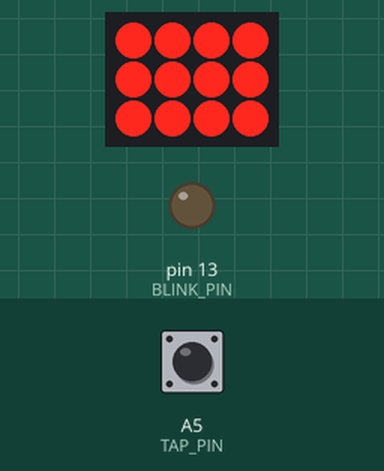
The sketch below on a simulated Arduino Uno, built with avr-gcc and run on an emulated ATmega328P. Shown: 4×3 LED matrix, output pins drawn as LEDs (lit = HIGH). Wiring (inferred from the names in the program): LED matrix (orientation assumed): rows pin 2, pin 3, pin 4; columns pin 9, pin 10, pin 11, pin 12. Inputs (shaded band) come from the test bench; at power-on: A5 (TAP_PIN) LOW. Random numbers use the default seed unless the sketch sets one; pins used as bus, display or sensor lines are not drawn.

Above: at 1.9 s.
2.0 s: A5 (TAP_PIN) driven HIGH
At 2.6 s:
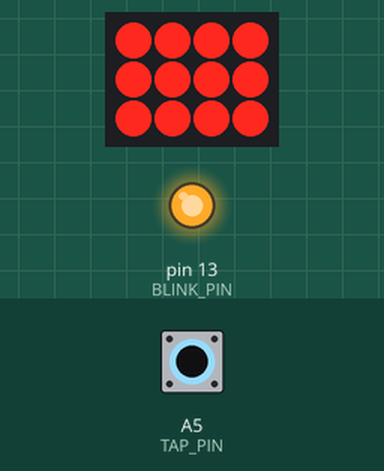
3.5 s: A5 (TAP_PIN) driven LOW
9.3 s: A5 (TAP_PIN) driven HIGH
At 9.9 s:
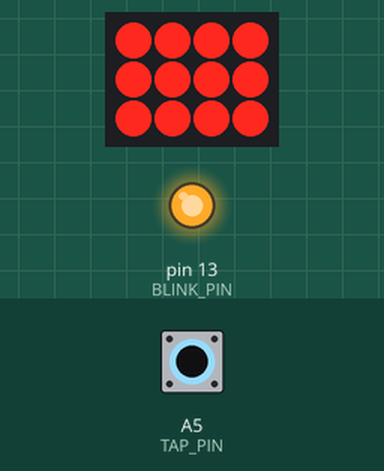
11.8 s: A5 (TAP_PIN) pulsed LOW 5 times (0.12 s each, 0.3 s apart)
14.8 s: A5 (TAP_PIN) driven LOW
At 16.8 s:
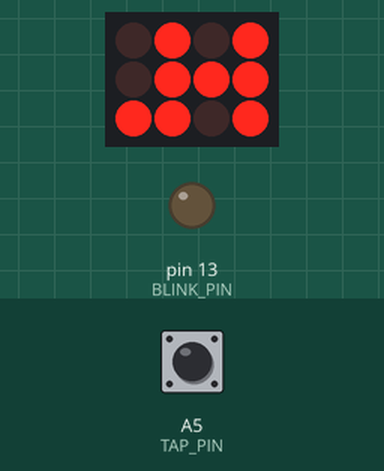
16.9 s: A5 (TAP_PIN) driven HIGH
At 18.2 s:
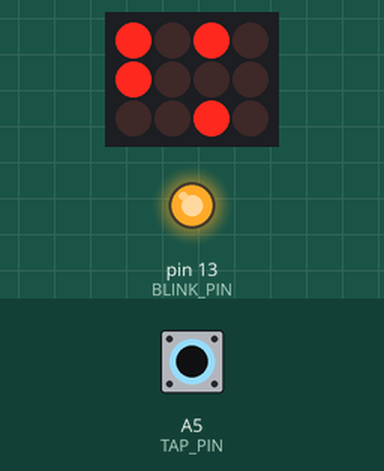
Timing chart, 0 to 21.2 s (numbered marks = the images above; inputs shaded):
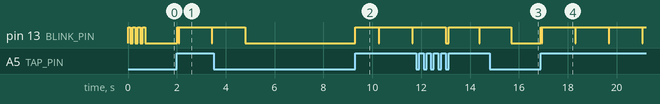

The sketch:

fireflytree.ino
```cpp
/* fireflytree - lights up a matrix of LED "fireflies"

    Uses a configurable array of row pins and column pins to drive a
    flickering LED matrix of pseudo-random lights.

    A microphone module may be connected to TAP_PIN.
    When this is activated or knocked a whole bunch of fireflies light up.

    (C)2016 vik@diamondage.co.nz GPLv3 applies
 */

#define MAX_ROWS  3
#define MAX_COLS  4

#define NORMAL_FIREFLIES  4
#define MAX_FIREFLIES     min(12,MAX_ROWS*MAX_COLS)  // Maximum 12 firelfies or full matrix
#define FIRE_DIM_MAX  512  // Maximum value of dimming (8 pulses)
#define DIM_SHIFT    4
#define DIM_MAX      (FIRE_DIM_MAX>>DIM_SHIFT)  // Calc number of pulses
#define MS_DELAY      50  // ms per dimming pulse

#define TAP_PIN  A5    // A6 and A7 *will not* work
#define BLINK_PIN  13

int ledMatrix[MAX_COLS][MAX_ROWS];
int rowpins[]={2,3,4};
int colpins[]={9,10,11,12};
int fireflyCount=0;
boolean  wasTapped=false;

// Blank all the objects
void blankMatrix() {
  int i,j;
  for (i=0; i<MAX_ROWS; i++)
    for (j=0; j<MAX_COLS; j++)
      ledMatrix[j][i]=0;
  fireflyCount=0;
}

// Display all the objects
void displayMatrix() {
  int i,j,dim;
  for (i=0; i<MAX_ROWS; i++)
    for (j=0; j<MAX_COLS; j++) {
      if (ledMatrix[j][i]>0) {
        // The firefly is alive. Light it up in proportion to the amount of life it has left.
        digitalWrite(colpins[j],HIGH);
        digitalWrite(rowpins[i],LOW);
        dim=(ledMatrix[j][i]--)>>DIM_SHIFT;
        delayMicroseconds(MS_DELAY*dim+1);
        digitalWrite(colpins[j],LOW);
        digitalWrite(rowpins[i],HIGH);
        delayMicroseconds(MS_DELAY*(DIM_MAX-dim));
        // If the firefly gets too dim to see, zombie respawn or kill it.
        if (dim<1) {
          if (random(4)>1) {
            // I live! Again!
            ledMatrix[j][i]=FIRE_DIM_MAX/2;
          } else {
            // Dead firefly
            ledMatrix[j][i]=0;
            fireflyCount--;
          }
        }
        // If the sensor has been tapped, flag it.
        if (digitalRead(TAP_PIN)==HIGH) wasTapped=true;
      }
    }
}

void makeFirefly(int initBright) {
  int x,y;

  // Don't make too many fireflies.
  if (fireflyCount>=MAX_FIREFLIES) return;

  // Loop until we hit a vacant firefly slot.
  while (true) {
    x=random(MAX_COLS);
    y=random(MAX_ROWS);
    if (ledMatrix[x][y]==0) {
      // If the user specified a brightness, use it. Otherwise select at random.
      ledMatrix[x][y]=((initBright==0)?random(FIRE_DIM_MAX/2,FIRE_DIM_MAX):initBright);
      break;
    }
  }
  fireflyCount++;
}

void setup() {
  int i;
  pinMode(TAP_PIN,INPUT);
  pinMode(BLINK_PIN,OUTPUT);
  digitalWrite(BLINK_PIN,HIGH);
  delay(100);
  digitalWrite(BLINK_PIN,LOW);
  delay(100);
  digitalWrite(BLINK_PIN,HIGH);
  delay(100);
  digitalWrite(BLINK_PIN,LOW);
  delay(100);
  digitalWrite(BLINK_PIN,HIGH);
  delay(100);
  digitalWrite(BLINK_PIN,LOW);
  delay(100);
  digitalWrite(BLINK_PIN,HIGH);
  delay(100);
  digitalWrite(BLINK_PIN,LOW);
  // Set all row/col pins and blank the output
  for (i=0; i<MAX_ROWS; i++) {
    pinMode(rowpins[i],OUTPUT);
    digitalWrite(rowpins[i],HIGH);
  }
  for (i=0; i<MAX_COLS; i++) {
    pinMode(colpins[i],OUTPUT);
    digitalWrite(colpins[i],LOW);
  }
  blankMatrix();
  // Turn on all the fireflies we're allowed to, so the LEDs are tested.
  while (fireflyCount<MAX_FIREFLIES) makeFirefly(FIRE_DIM_MAX);
  wasTapped=false;
}

void loop() {
  int i,t;
  while (true) {
    // Flip round forever, illuminating fireflies.
    for (i=0; i<70; i++) {
      displayMatrix();
      // If someone taps the base, make lots of fireflies.
      if (wasTapped) {
        wasTapped=false;
        // Pin13 light indicates a tap trigger for debugging.
        digitalWrite(BLINK_PIN,HIGH);
        while (fireflyCount<MAX_FIREFLIES) makeFirefly(random(FIRE_DIM_MAX*2/3,FIRE_DIM_MAX));
      }
    }
    // Occasionally spawn a new one.
    if ((fireflyCount<NORMAL_FIREFLIES)&&(random(5)==0)) makeFirefly(0);
    // Very occasionally spawn a bunch of 'em
    if (random(90)==1) {
      t=MAX_FIREFLIES-sqrt(random(MAX_FIREFLIES*MAX_FIREFLIES));  // Low probability of lots of fireflies.
      while (fireflyCount<t) makeFirefly(0);
    }
    // Turn off the tap indicator.
    digitalWrite(BLINK_PIN,LOW);
  }
}
```

Measured:
- after the input at 2.0 s, pin 13 (BLINK_PIN): goes HIGH 0.06 s, LOW 0.02 s, HIGH 1.3 s, LOW 0.02 s, then HIGH, starting at once
- after the input at 9.3 s, pin 13 (BLINK_PIN): goes HIGH 0.96 s, LOW 0.02 s, HIGH 1.4 s, LOW 0.02 s, then HIGH, starting at once
- after the input at 16.9 s, pin 13 (BLINK_PIN): LOW → HIGH at once, then repeats every 1.4 s: LOW 0.02 s, HIGH 1.3 s
- what the display in image 4 shows lasts 0.9 s, from 17.8 s to 18.7 s
